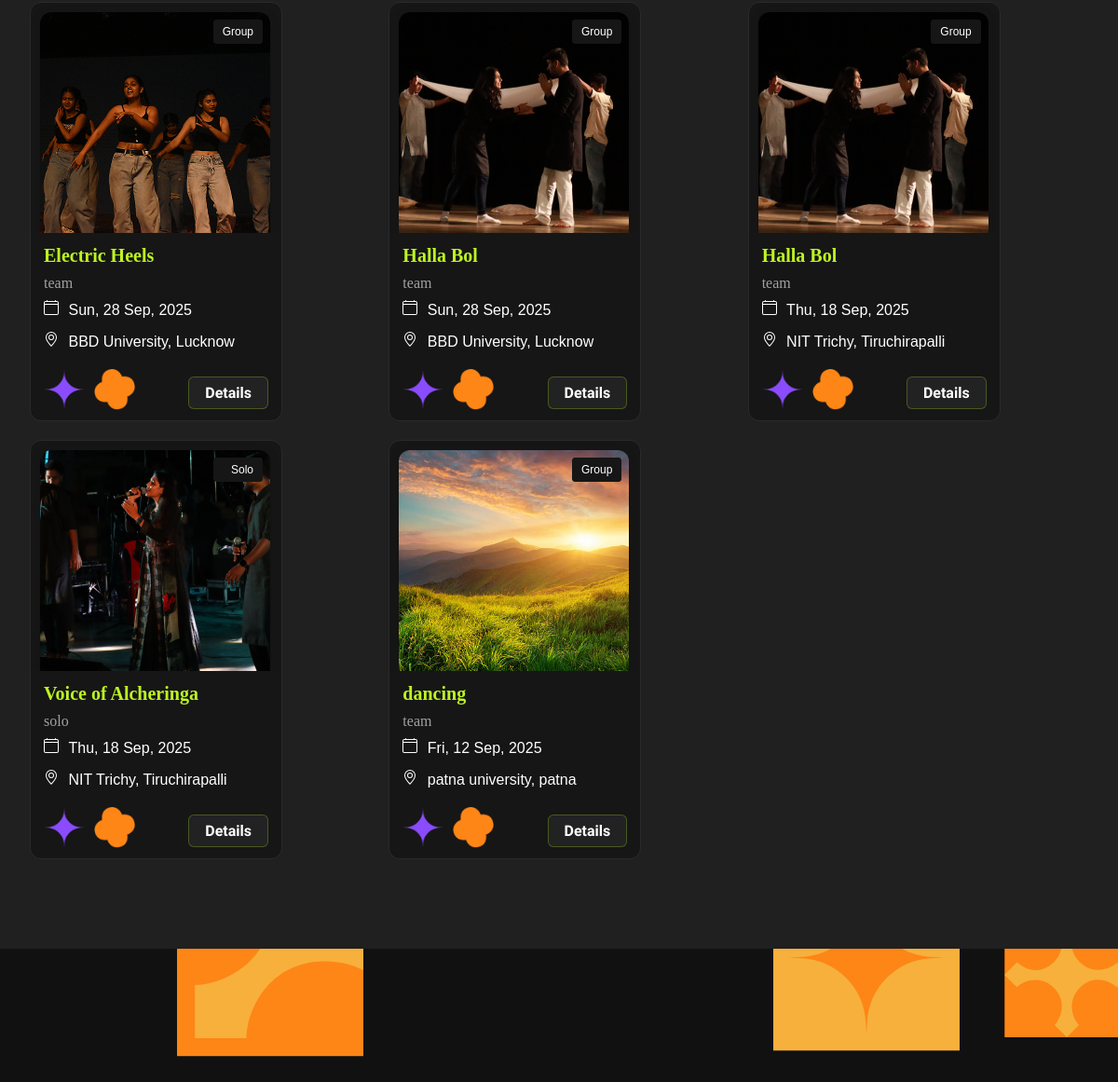
Before: / (middle part) with the older database file.
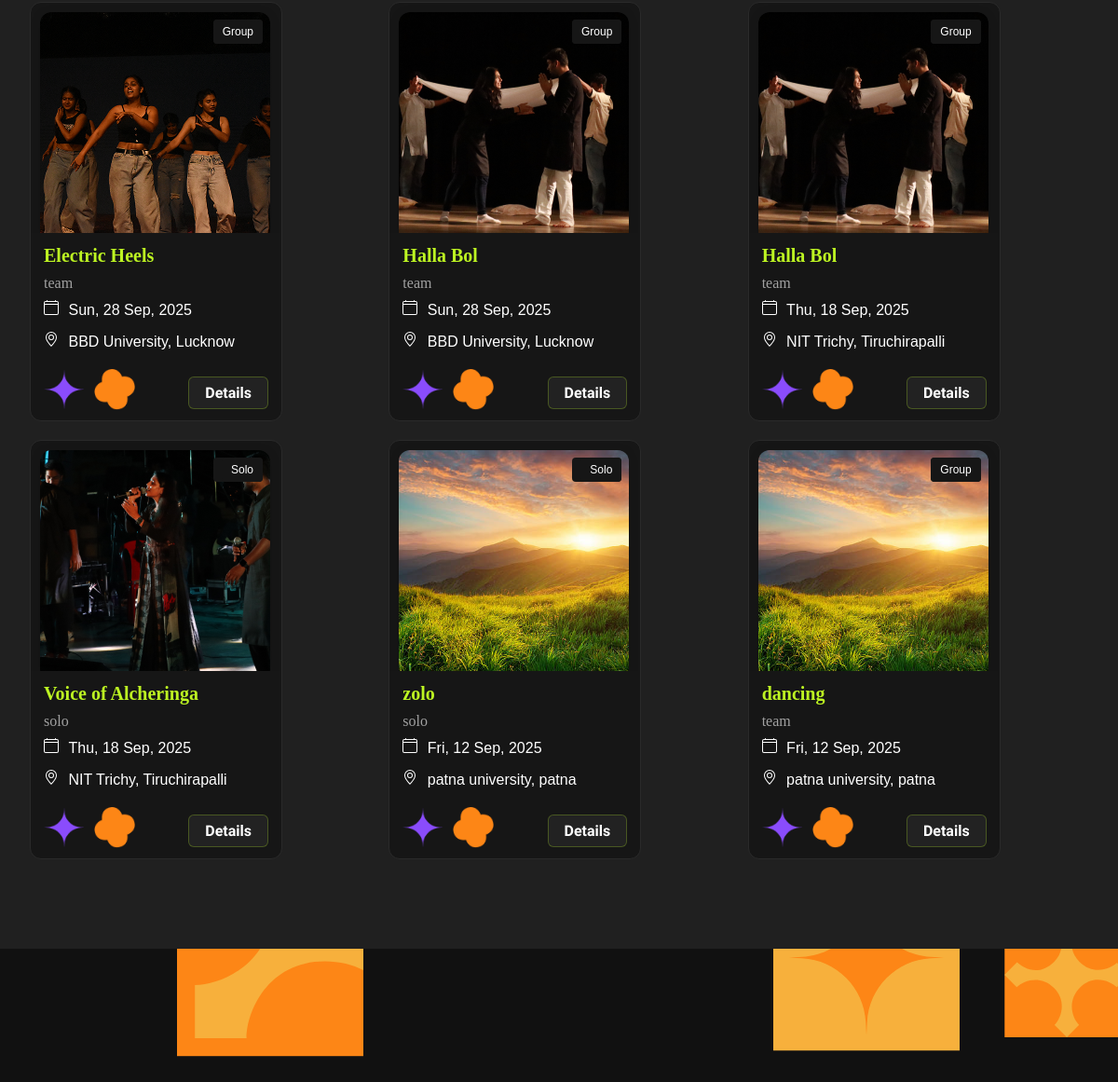
After: the same page with the newer database file.
### core/models.py (models this page shows, shortened)
class Event(models.Model):
    EVENT_TYPE_CHOICES = [
        ('solo', 'Solo'),
        ('team', 'Team'),
    ]
    name = models.CharField(max_length=200)
    event_type = models.CharField(max_length=10, choices=EVENT_TYPE_CHOICES, default='solo')
    min_participants = models.PositiveIntegerField(null=True, blank=True)
    max_participants = models.PositiveIntegerField(null=True, blank=True)
    description = models.TextField(default= "none")
    deadline = models.DateField(null=True, blank=True)
    event_date = models.DateField(null=True, blank=True)
    image = models.ImageField(
        upload_to="image_uploads/event_pic/",null=True, blank=True,help_text="Upload an image representing this event"
    )

class City(models.Model):
    name = models.CharField(max_length=100, unique=True)
    events = models.ManyToManyField('Event', related_name='cities')
    venue = models.CharField(max_length=100, default="None")
    time = models.DateField(null=True, blank=True)
    guidelines = models.TextField(default="None")
    image = models.ImageField(
        upload_to="image_uploads/city_pic/",null=True)
    state = models.CharField(max_length=100,default='None')
    collab = models.BooleanField(null=True,default=False)

### core/views.py (the view)
# urls.py: path('', views.prelimspage, name='prelimspage'),
def prelimspage(request):
    today = timezone.now().date()
    events_prefetch = Prefetch(
        'events',
        queryset=Event.objects.annotate(
            date_priority=Case(
                When(event_date__gte=today, then=Value(0)),  # Future dates first
                When(event_date__lt=today, then=Value(1)),   # Past dates second
                When(event_date__isnull=True, then=Value(2)), # Null dates last
                default=Value(2),
                output_field=IntegerField()
            )
        ).order_by('date_priority', 'event_date', 'name')
    )
    cities_queryset = City.objects.prefetch_related(events_prefetch).annotate(
        date_priority=Case(
            When(time__gte=today, then=Value(0)),  # Future dates first
            When(time__lt=today, then=Value(1)),   # Past dates second
            When(time__isnull=True, then=Value(2)), # Null dates last
            default=Value(2),
            output_field=IntegerField()
        )
    )
    cities_list = list(cities_queryset)
    future_cities = sorted([c for c in cities_list if c.date_priority == 0], key=lambda c: (c.time or timezone.now().date() + timedelta(days=365*100), c.name))
    past_cities = sorted([c for c in cities_list if c.date_priority == 1], key=lambda c: (-c.time.toordinal() if c.time else 0, c.name))
    null_cities = sorted([c for c in cities_list if c.date_priority == 2], key=lambda c: c.name)
    cities = future_cities + past_cities + null_cities
    about_images = AboutImage.objects.all().order_by('order')
    first_reg_url = None
    for c in cities:
        first_event = c.events.first()
        if first_event:
            try:
                first_reg_url = reverse('registrationpage', args=[c.name, first_event.name])
            except Exception:
                first_reg_url = None
            break
    return render(request, 'core/home.html', {
        'cities': cities,
        'first_reg_url': first_reg_url,
        'about_images': about_images,  # ✅ Add this line
    })

### templates/core/home.html (shortened to what this page needs)
{% load static %}
<!DOCTYPE html>
<html lang="en">
<head>
  <link rel="stylesheet" href="{% static 'core/style.css' %}">
  <link rel="stylesheet" href="{% static 'core/landing/landing.css' %}">
  <link rel="stylesheet" href="{% static 'core/landing/cfa.css' %}" />
  <link rel="stylesheet" href="{% static 'core/combined.css' %}" />
  <link
			rel="stylesheet"
			href="https://cdn.jsdelivr.net/npm/toastify-js/src/toastify.min.css"
		/>
</head>
<body>
  <section id="competition-section" class="competition-page">
    <section class="city-competitions" id="city-all">
      <div class="cards-grid">
        {% for city in cities %}
          {% for event in city.events.all %}
            <article class="comp-card" data-index="{{ forloop.counter }}">
              <div class="card-media">
                {% if event.image %}
                  <img
                    src="{{ event.image.url }}"
                    alt="{{ event.name }}"
                    class="comp-img"
                  />
                {% elif city.image %}
                  <img
                    src="{{ city.image.url }}"
                    alt="{{ event.name }}"
                    class="comp-img"
                  />
                {% else %}
                  <img
                    src="{% static 'core/asset/CompetitionPhoto.png' %}"
                    alt="{{ event.name }}"
                    class="comp-img"
                  />
                {% endif %}
                <span class="badge">{{ event.event_type|upper }}</span>
                <span class="badge badge-type">{% if event.event_type == 'team' %}Group{% else %}Solo{% endif %}</span>
              </div>
              <div class="card-body">
                <h3 class="card-title">{{ event.name }}</h3>
                <p class="card-event-type">{{event.event_type}}</p>
                <ul class="card-details">
                  <li>
                    <span class="detail-label">
                    </span>
                    <span class="detail-value">{{ city.time|date:'D, d M, Y' }}</span>
                  </li>
                  {% if city.venue %}
                  <li>
                    <span class="detail-label">
                    </span>
                    <span class="detail-value">{{ city.venue }}, {{city.name}}</span>
                  </li>
                  {% endif %}
                </ul>
                <div class="card-actions">
                  <img src="{% static 'core/asset/star2.png' %}" alt="decoration" class="style-img"/>
                  <img src="{% static 'core/asset/flower2.png' %}" alt="decoration" class="comps-img"/>
                  {% if not city.collab %}
                  <a class="register-btn" href="{% url 'detailspage' city.name event.name %}">Details</a>
                  {% endif %}
                </div>
              </div>
            </article>
          {% endfor %}
        {% endfor %}
      </div>
    </section>
  </section>
   <div class="cfa-container">
     <div class="shapes-wrapper layout-a">
    <img src="{% static 'core/landing/shape2.svg' %}" class="shape shape2" />
    <img src="{% static 'core/landing/shape3.svg' %}" class="shape shape3" />
    <img src="{% static 'core/landing/shape5.svg' %}" class="shape shape5" />
    </div>
    <div class="cfa-content">
    </div>
  </div>
</body>
</html>

Changed rows visible on the page:
added Event: image (picture), shows "Solo", name "zolo", event_type "solo", {{ city.time|date:'D, d M, Y' }} "Fri, 12 Sep, 2025", {{ city.venue }} "patna university", {{ city.name }} "patna", shown under City "Fri, 12 Sep, 2025"
